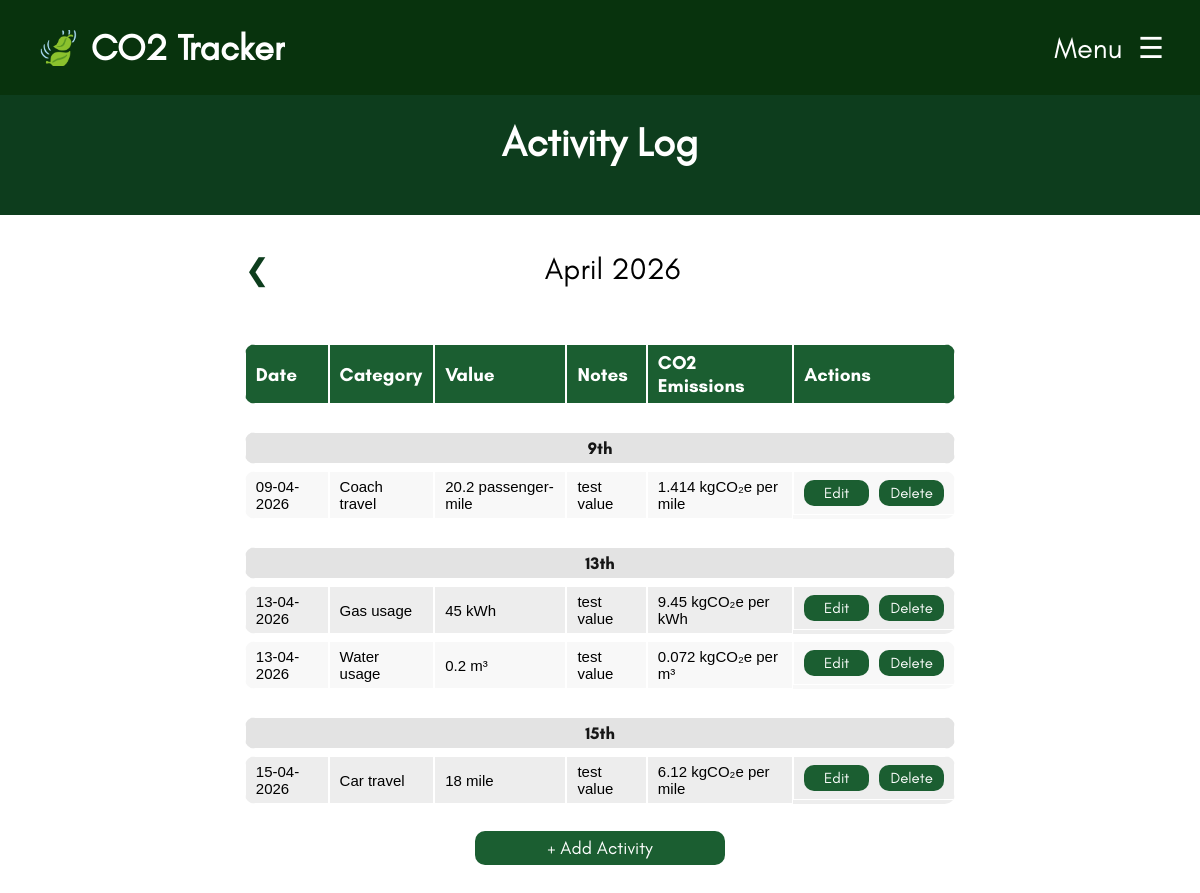
Before: /activity-log.php (signed in) with the older database file.
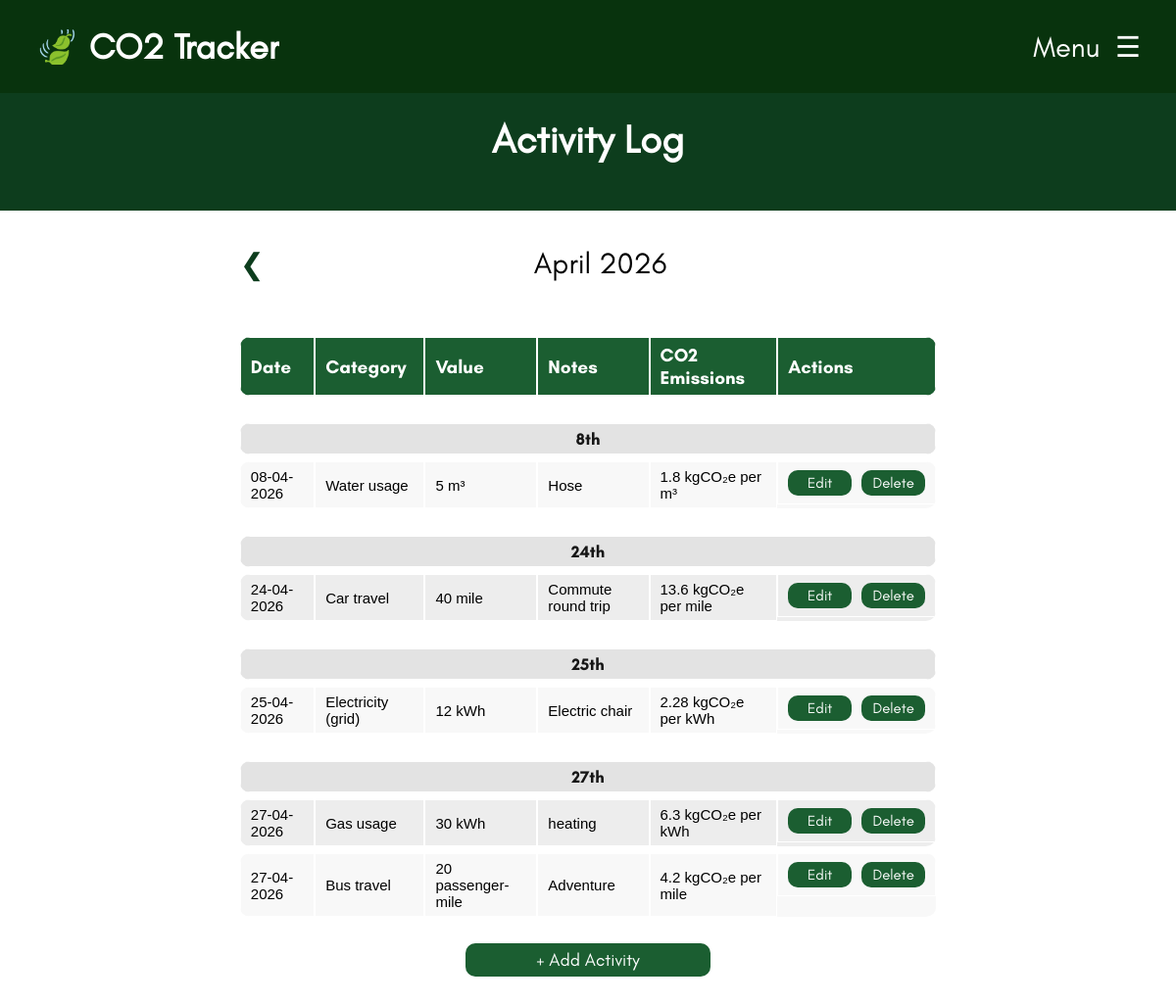
After: the same page with the newer database file.
### tables this page shows
CREATE TABLE Activity_Log
(
	Log_ID INTEGER PRIMARY KEY AUTOINCREMENT,
	User_ID INTEGER NOT NULL,
	Category_ID INTEGER NOT NULL,
	Value INTEGER NOT NULL,
	Activity_Date DATETIME NOT NULL,
	Notes TEXT,
	Calculated_Emissions REAL NOT NULL
);

CREATE TABLE Emission_Category
(
	Category_ID TEXT PRIMARY KEY,
	Name TEXT NOT NULL,
	Description TEXT NOT NULL,
	Unit TEXT NOT NULL,
	Average REAL NOT NULL,
	Emission_Factor REAL NOT NULL,
	Emission_Unit TEXT NOT NULL
);

### components/functions.php (the view, shortened to what this page needs)
<?php
function dbConnect()
{
  $db = new SQLite3(__DIR__ . "/data.db");
  $db->enableExceptions(true);
  return $db;
}
function DisplayActivityLog()
{
  $current_month_datetime = new DateTime('first day of this month 00:00:00');
  $current_m_y = $current_month_datetime->format('m-y');
  $selected_month_param = isset($_GET['date']) ? $_GET['date'] : $current_m_y;
  $selected_month_datetime = DateTime::createFromFormat('m-y', $selected_month_param);
  $selected_month_datetime->modify('first day of this month 00:00:00');
  $prev_month = (clone $selected_month_datetime)->modify('-1 month')->format('m-y');
  echo "<div class='activity-month-select-container'>";
  echo "<a href='?date=$prev_month' class='month-select-arrow'>❮</a>";
  echo "<p class='activity-month-header'>" . $selected_month_datetime->format('F Y') . "</p>";
  echo "</div>";
  DisplayThisMonthsActivities($selected_month_datetime);
}
function DisplayThisMonthsActivities($selected_month_datetime)
{
    $db = dbConnect();
    $month = $selected_month_datetime->format('m-Y');
    $stmt = $db->prepare("
            SELECT AL.*, U.Username, C.Name, C.Unit, C.Emission_Unit
            FROM Activity_Log AL
            INNER JOIN User U ON AL.User_ID = U.User_ID
            INNER JOIN Emission_Category C ON AL.Category_ID = C.Category_ID
            WHERE U.User_ID = :user_id
            AND substr(Activity_Date, 4, 7) = :selected_month
            ORDER BY AL.Activity_Date ASC
        ");
    $stmt->bindValue(':user_id', $_SESSION['user_id'], SQLITE3_INTEGER);
    $stmt->bindValue(':selected_month', $month, SQLITE3_TEXT);
    $results = $stmt->execute();
    if ($results) {
    $lastDate = "";
    echo "
            <table class='activities-table'>
            <tr>
                <th>Date</th>
                <th>Category</th>
                <th>Value</th>
                <th>Notes</th>
                <th>CO2 Emissions</th>
                <th>Actions</th>
            </tr>";
    while ($row = $results->fetchArray(SQLITE3_ASSOC)) {
        $currentDate = $row['Activity_Date'];
        $dateTime = DateTime::createFromFormat('d-m-Y', $currentDate);
        $dateFormatted = $dateTime->format('jS');
        if ($currentDate !== $lastDate) {
        echo "
                    <tr></tr>
                    <tr></tr>
                    <tr></tr>
                    <tr class='date-break'>
                        <td colspan='6'><p>" . $dateFormatted . "</p></td>
                    </tr>";
        $lastDate = $currentDate;
        }
        $logId = $row['Log_ID'];
        $escapedNotes = htmlspecialchars($row['Notes'], ENT_QUOTES);
        $escapedValue = htmlspecialchars($row['Value'], ENT_QUOTES);
        $dateForEditInput = $dateTime->format('Y-m-d');
        echo "
                <tr id='row-{$logId}'>
                    <td>{$row['Activity_Date']}</td>
                    <td>{$row['Name']}</td>
                    <td>{$row['Value']} {$row['Unit']}</td>
                    <td>{$row['Notes']}</td>
                    <td>{$row['Calculated_Emissions']} {$row['Emission_Unit']}</td>
                    <td class='action-buttons'>
                        <button onclick='openEditModal({$logId}, \"{$dateForEditInput}\", \"{$escapedValue}\", \"{$escapedNotes}\")' class='edit-delete-button'>Edit</button>
                        <button onclick='confirmDelete({$logId})' class='edit-delete-button'>Delete</button>
                    </td>
                </tr>";
    }
    echo "</table>";
    echo "<div class='add-activity-btn-container'><button onclick='openAddModal()' class='add-activity-btn'>+ Add Activity</button></div>";
    }
    else {
        echo "No activities found or query failed.";
    }
}
?>

### activity-log.php (shortened to what this page needs)
<!DOCTYPE html>
<html lang="en">
  <?php
  include("components/head.php");
  ?>
    <div class="welcome-container">
        <h1 style="font-size: 40px; margin-bottom: -15px;">Activity Log</h1><br><br>
    </div>
    <div class="activity-log-container">
        <?php DisplayActivityLog(); ?>
    </div>
</body>
</html>

### components/head.php (shortened to what this page needs)
<head>
    <link rel="stylesheet" href="css/style.css" />
    <link rel="stylesheet" href="css/navbar.css" />
    <link rel="stylesheet" href="css/termsconditions.css" />
    <link rel="stylesheet" href="css/loginoverlay.css" />
    <?php
      require_once("components/functions.php");
    ?>
</head>
<body>
    <?php
      include("components/navbar.php");
    ?>

### components/navbar.php (shortened to what this page needs)
<header>
    <nav class="navbar">
        <ul class="navbar-items">
            <li class="navbar-logo">
                <a href="index.php">🍃 CO2 Tracker</a>
            </li>
            <li class="menu-button">
                <span onclick="openSideBar()">Menu &nbsp☰</span>
            </li>
        </ul>
    </nav>
</header>
<div id="sidebar-container" class="sidebar-container">
    <ul class="sidebar-items">
        <li style="font-size: 70px; text-align: center; justify-content: center; margin-bottom: -20px; margin-top: -30px; padding-left: 0px;"><a class="sidebar-logo" href="index.php">🍃</a><li>
    </ul>
</div>
<br><br><br>

### css/style.css (style rules this page uses)
:root { --lighter-theme-colour: #1b5e31; --main-theme-colour: #0d3d1d; --darker-theme-colour: #08330d; --error-colour: #ff1313; }
.welcome-container { z-index: -1; display: flex; flex-direction: column; box-sizing: border-box; text-align: center; align-items: center; position: absolute; left: 0; right: 0; width: 100%; padding: 20px 0; background-color: var(--main-theme-colour); color: white; font-family: Glacial Indifference; }
.welcome-container h1 { font-size: 42px; margin-bottom: -15px; }
body { font-size: 18px; font-family: Arial, Helvetica, sans-serif; }
.activity-log-container { width: 60%; margin: auto; margin-top: 150px; }
.activity-month-select-container { display: flex; justify-content: space-between; align-items: center; margin-bottom: 20px; }
.activity-month-header { font-family: Glacial Indifference; font-size: 30px; text-align: center; }
.month-select-arrow { font-size: 30px; color: var(--main-theme-colour); cursor: pointer; text-decoration: none; }
.activities-table { font-family: arial, sans-serif; font-size: 15px; width: 100%; border-collapse: separate; border-spacing: 0px 7px; border-radius: 10px; margin-bottom: 50px; }
table td, th { border: 1px solid white; text-align: left; padding: 6px 10px; height: 2em; }
th { font-family: 'Glacial Indifference Bold'; background-color: var(--lighter-theme-colour); color: white; font-size: 19px; }
.date-break td { height: 0.5rem !important; padding: 0px !important; background-color: #e3e3e3 !important; text-align: center !important; }
.date-break td p { margin: 5px !important; font-size: 17px; font-family: 'Glacial Indifference Bold'; opacity: 0.9; }
table tr:nth-child(even) { background-color: #f8f8f8; }
table tr { clip-path: xywh(0 0 100% 100% round 0.7em); background-color: #ededed; }
.edit-delete-button { border-radius: 10px; padding: 4px 10px; color: white; width: 65px; font-family: 'Glacial Indifference'; font-size: 15px; background-color: var(--lighter-theme-colour); border: none; cursor: pointer; }
.action-buttons { display: flex; justify-content: center; align-items: center; gap: 10px; }
.add-activity-btn { border-radius: 10px; padding: 6px 10px; color: white; font-size: 18px; font-family: 'Glacial Indifference'; background-color: var(--lighter-theme-colour); border: none; cursor: pointer; margin: 0 auto; width: 250px; }
.add-activity-btn-container { text-align: center; margin-top: -30px; margin-bottom: 80px; }

### css/navbar.css (style rules this page uses)
.navbar { color: #1e1919; background-color: #08330d; height: 95px; align-content: center; position: fixed; left: 0; right: 0; top: 0; bottom: 0; z-index: 2000; }
.navbar-items { text-decoration: none; font-family: Glacial Indifference; list-style: none; padding: 0 3%; display: flex; justify-content: space-between; align-items: center; background: none; height: 100%; margin: 0px; }
nav ul li a { text-decoration: none; margin-right: 24px; color: white; font-size: 29px; position: relative; }
.navbar-logo a { margin: 0; display: block; text-decoration: none; font-weight: bold; line-height: 100%; white-space: nowrap; overflow: hidden; color: #FFFFFF; font-size: 36px !important; background-color: transparent; transition: font-size 0.05s ease-in-out; }
.menu-button { font-size: 29px; transition: font-size 0.1s ease-in-out; color: white; }
.sidebar-container { position: fixed; top: 0; right: 0; width: 0px; height: 100%; background-color: #08330d; padding-top: 60px; z-index: 2001; overflow-x: hidden; transition: 0.5s; }
.sidebar-items { list-style-type: none; padding-left: 0; }
.sidebar-items li { background-color: #08330d; font-family: Glacial Indifference; height: 70px; display: flex; align-items: center; width: 100%; left: 0; padding-left: 30px; }
.sidebar-logo { text-decoration: none; transition: font-size 0.1s ease-in-out; }

Changed rows visible on the page:
removed activity_log: Activity_Date "9th", Activity_Date "09-04-2026", Category_ID.Name "Coach travel", Value "20.2", Category_ID.Unit "passenger-mile", Notes "test value", Calculated_Emissions "1.414", Category_ID.Emission_Unit "kgCO₂e per mile"
removed activity_log: Activity_Date "13th", Activity_Date "13-04-2026", Category_ID.Name "Gas usage", Value "45", Category_ID.Unit "kWh", Notes "test value", Calculated_Emissions "9.45", Category_ID.Emission_Unit "kgCO₂e per kWh"
removed activity_log: Activity_Date "13-04-2026", Category_ID.Name "Water usage", Value "0.2", Category_ID.Unit "m³", Notes "test value", Calculated_Emissions "0.072", Category_ID.Emission_Unit "kgCO₂e per m³"
removed activity_log: Activity_Date "15th", Activity_Date "15-04-2026", Category_ID.Name "Car travel", Value "18", Category_ID.Unit "mile", Notes "test value", Calculated_Emissions "6.12", Category_ID.Emission_Unit "kgCO₂e per mile"
added activity_log: Activity_Date "8th", Activity_Date "08-04-2026", Category_ID.Name "Water usage", Value "5", Category_ID.Unit "m³", Notes "Hose", Calculated_Emissions "1.8", Category_ID.Emission_Unit "kgCO₂e per m³"
added activity_log: Activity_Date "24th", Activity_Date "24-04-2026", Category_ID.Name "Car travel", Value "40", Category_ID.Unit "mile", Notes "Commute round trip", Calculated_Emissions "13.6", Category_ID.Emission_Unit "kgCO₂e per mile"
added activity_log: Activity_Date "25th", Activity_Date "25-04-2026", Category_ID.Name "Electricity (grid)", Value "12", Category_ID.Unit "kWh", Notes "Electric chair", Calculated_Emissions "2.28", Category_ID.Emission_Unit "kgCO₂e per kWh"
added activity_log: Activity_Date "27th", Activity_Date "27-04-2026", Category_ID.Name "Gas usage", Value "30", Category_ID.Unit "kWh", Notes "heating", Calculated_Emissions "6.3", Category_ID.Emission_Unit "kgCO₂e per kWh"
added activity_log: Activity_Date "27-04-2026", Category_ID.Name "Bus travel", Value "20", Category_ID.Unit "passenger-mile", Notes "Adventure", Calculated_Emissions "4.2", Category_ID.Emission_Unit "kgCO₂e per mile"
